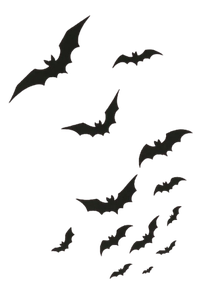
#> input picture kiricard.png, 201 x 301 px, shrunk from 408 x 612 before the run, found by its file name
$ python build_theme39.py
#> lines starting #> are read from the running program, lines starting #| are printed output that depends on the picture
#!/usr/bin/env python3
from pathlib import Path
from PIL import Image

ROOT = Path(__file__).parent
DOWNLOADS = Path.home() / "Downloads"
REPO = "https://raw.githubusercontent.com/MasAjie12/halloween-alert-assets/main"
FONT_FILE = "shadows-fright.ttf"
TOKEN_FONT_FILE = "saltblack-combat.ttf"
BACKGROUND_FILE = "bgbaru.png"


def card_assets():
    src = Image.open(DOWNLOADS / "kiricard.png").convert("RGBA")
#> src is the input picture: PIL image 201x301 RGBA; mean R, G, B, A 4.3, 4.1, 3.7, 20.6
    src.save(ROOT / "kiricard.png")
    src.transpose(Image.Transpose.FLIP_LEFT_RIGHT).save(ROOT / "kiricard-right.png")
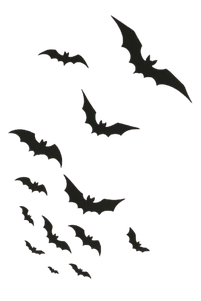
#> saved as kiricard-right.png: PIL image 201x301 RGBA; mean R, G, B, A 4.3, 4.1, 3.7, 20.6; transparent parts drawn white


# [51 lines left out: functions alert_html, alert_css, not called in this run]


def main():
    ROOT.mkdir(parents=True, exist_ok=True)
    font_source = ROOT / "Shadows Fright.ttf"
    if font_source.is_file():
        font_source.rename(ROOT / FONT_FILE)
    card_assets()
#> (the run stopped early here; a loop or call above may not have finished)

$ run again, with foreground.png copied over kiricard.png
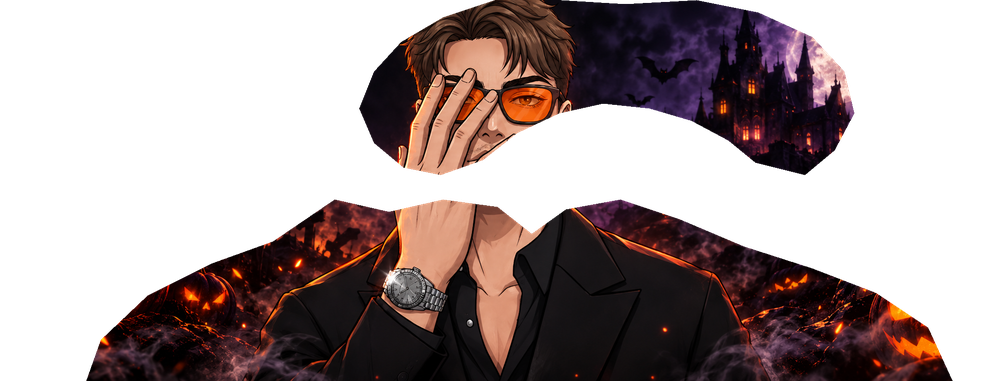
#> input picture foreground.png, 1000 x 381 px, shrunk from 2032 x 774 before the run, found by its file name
#> in card_assets, src is the input picture: PIL image 1000x381 RGBA; mean R, G, B, A 31.6, 18.5, 18, 117.6
#> in card_assets, `src.transpose(Image.Transpose.FLIP_LEFT_RIGHT).save(ROOT / "kiricard-r..`:
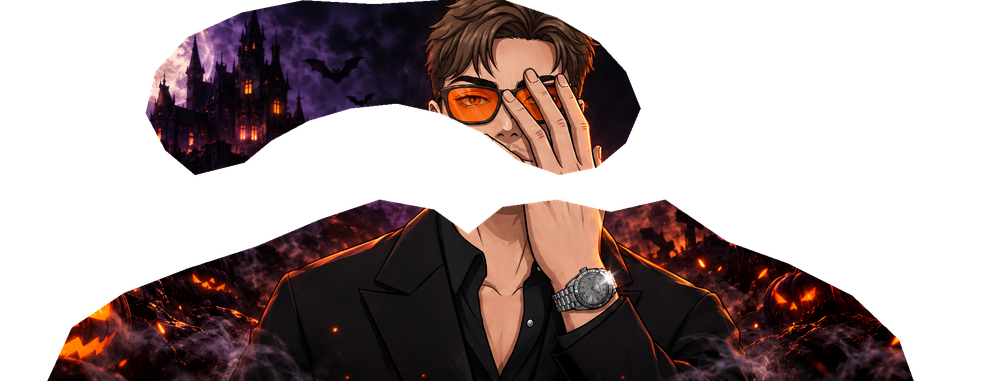
#> saved as kiricard-right.png: PIL image 1000x381 RGBA; mean R, G, B, A 31.6, 18.5, 18, 117.6; transparent parts drawn white

$ run again, with labu-right.png copied over kiricard.png
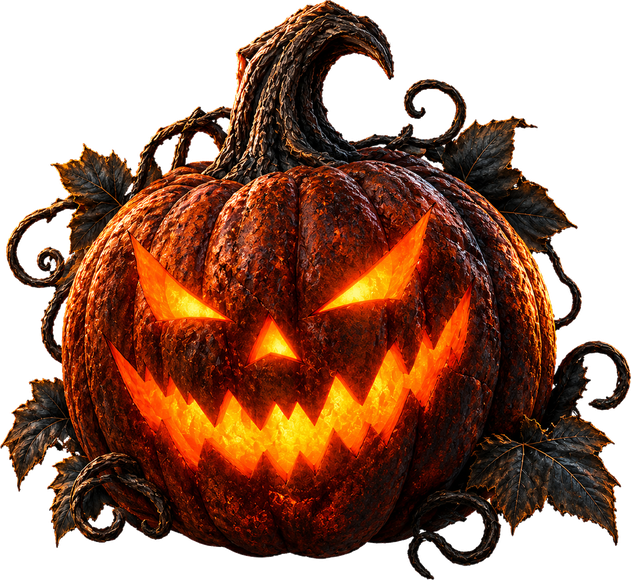
#> input picture labu-right.png, 631 x 580 px, shrunk from 1283 x 1179 before the run, found by its file name
#> in card_assets, src is the input picture: PIL image 631x580 RGBA; mean R, G, B, A 68.5, 31.3, 13.9, 158.8
#> in card_assets, `src.transpose(Image.Transpose.FLIP_LEFT_RIGHT).save(ROOT / "kiricard-r..`:
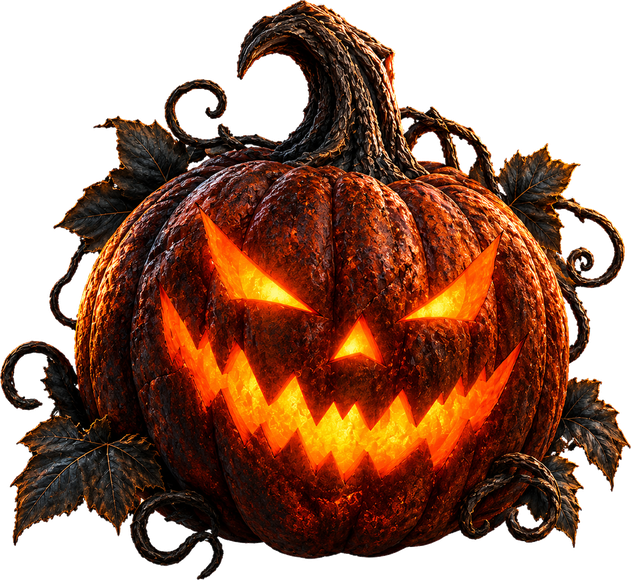
#> saved as kiricard-right.png: PIL image 631x580 RGBA; mean R, G, B, A 68.5, 31.3, 13.9, 158.8; transparent parts drawn white
